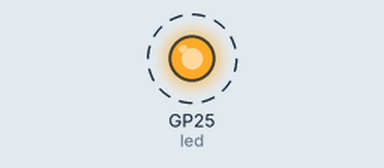
Simulated run of this program. Board: Raspberry Pi Pico running MicroPython. Parts: output pins drawn as LEDs (lit = HIGH). Dashed ring = blinking. The board's own WiFi access point starts at once; what the program prints to the serial console is not drawn.

Above: at 0.2 s.
Timing chart, 0 to 3.0 s (numbered marks = the images above):
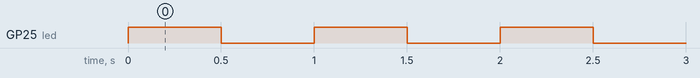

Measured:
- by itself, GP25 (led): alternates HIGH for 0.50 s and LOW for 0.50 s

The program:

servidor_ap_recebimento.py
```python
import network
import socket
import json
import time
import machine
import uasyncio as asyncio

# ==========================================
# Configurações do Access Point e Servidor
# ==========================================
SSID = 'Pico2W_Dashboard'
PASSWORD = 'senha_segura_123'
UDP_PORT = 5005

# ==========================================
# Memória de Estado da Microrede
# ==========================================
# Dicionário para armazenar a telemetria de múltiplos nós (ESP32) simultaneamente.
# Estrutura: {'192.168.4.2': {'v': 220.5, 'i': 10.1, 'last_seen': 123456}}
clients_data = {}

def setup_ap():
    """
    Configura o Raspberry Pi Pico 2 W como roteador da rede local (Access Point).
    """
    ap = network.WLAN(network.AP_IF)

    # Fixamos o canal (ex: 6) para evitar pular de frequência e estabilizar os nós
    ap.config(essid=SSID, password=PASSWORD, channel=6)
    ap.active(True)

    # Comando específico do rádio CYW43439 (Pico W) para melhorar latência e estabilidade
    try:
        ap.config(pm=0xa11140) # Desativa Power Management (evita cortes no Wi-Fi)
    except Exception as e:
        print("Aviso de PM ignorado:", e)

    # Aguarda a interface subir fisicamente
    while not ap.active():
        time.sleep(0.1)

    print(f"AP Iniciado. IP: {ap.ifconfig()[0]}")
    return ap.ifconfig()[0]

async def udp_listener():
    """
    Ouve a rede continuamente à procura de datagramas UDP sem bloquear o event loop.
    Decodifica a string de potência e atualiza o dicionário de supervisão.
    """
    sock = socket.socket(socket.AF_INET, socket.SOCK_DGRAM)
    sock.bind(('0.0.0.0', UDP_PORT))
    sock.setblocking(False) # Fundamental para não travar o uasyncio

    print(f"Ouvindo UDP na porta {UDP_PORT}...")

    while True:
        try:
            # Tenta ler o buffer do socket
            data, addr = sock.recvfrom(1024)
            ip_client = addr[0]
            msg = data.decode('utf-8').split(',')

            # Valida se o pacote possui o formato correto (Tensão, Corrente)
            if len(msg) == 2:
                # Atualiza os dados ou registra um novo nó inversor no dicionário
                clients_data[ip_client] = {
                    'v': float(msg[0]),
                    'i': float(msg[1]),
                    'last_seen': time.ticks_ms() # Carimbo de tempo para o timeout
                }
        except OSError:
            pass # Lança exceção silenciosa caso a fila de recepção esteja vazia

        # Cede controle ao scheduler para permitir a execução do Web Server e do Watchdog
        await asyncio.sleep_ms(10)

async def cleanup_offline_clients():
    """
    Monitora a atividade dos nós. Remove do dicionário qualquer ESP32
    que não envie dados por mais de 5 segundos (timeout).
    """
    while True:
        agora = time.ticks_ms()
        ips_para_remover = []

        # Varre o dicionário identificando nós inativos
        for ip, dados in clients_data.items():
            if time.ticks_diff(agora, dados['last_seen']) > 5000:
                ips_para_remover.append(ip)

        # Executa a limpeza
        for ip in ips_para_remover:
            print(f"ESP32 [{ip}] desconectado/removido.")
            del clients_data[ip]

        # Varredura executada a cada 2 segundos para economizar processamento
        await asyncio.sleep(2)

async def serve_http(reader, writer):
    """
    Servidor Web Assíncrono com API REST integrada.
    Responde às requisições HTTP da interface de supervisão (Dashboard).
    """
    request_line = await reader.readline()
    while await reader.readline() != b"\r\n": pass # Limpa o cabeçalho HTTP do buffer

    req = request_line.decode().split(' ')
    if len(req) > 1:
        path = req[1]

        # ROTA 1: API REST (Backend) - Entrega a telemetria em formato JSON
        if path == '/api/dados':
            response = json.dumps(clients_data)
            await writer.awrite("HTTP/1.0 200 OK\r\nContent-Type: application/json\r\n\r\n")
            await writer.awrite(response)

        # ROTA 2: Single Page Application (Frontend) - Entrega o HTML da Dashboard
        else:
            html = """HTTP/1.0 200 OK\r\nContent-Type: text/html\r\n\r\n
            <!DOCTYPE html><html><head><title>Monitor Multi-Nó</title>
            <style>body{font-family: Arial; background: #f4f4f4; text-align: center;}
            .card{background: white; padding: 20px; margin: 10px; border-radius: 8px; display: inline-block;}</style>
            </head><body>
            <h1>Dashboard Multi-ESP32</h1>
            <div id="container">Aguardando dados...</div>
            <script>
                // O Javascript realiza polling na rota JSON a cada 1 segundo para atualizar o DOM
                setInterval(() => {
                    fetch('/api/dados').then(res => res.json()).then(data => {
                        let html = '';
                        for (let ip in data) {
                            html += `<div class="card">
                                <h3>ESP32: ${ip}</h3>
                                <p>Tensao: <b style="color:red">${data[ip].v} V</b></p>
                                <p>Corrente: <b style="color:blue">${data[ip].i} A</b></p>
                            </div>`;
                        }
                        if(Object.keys(data).length === 0) html = "Nenhum sensor conectado.";
                        document.getElementById('container').innerHTML = html;
                    });
                }, 1000);
            </script>
            </body></html>"""
            await writer.awrite(html)

    # Encerra a conexão HTTP após servir a requisição
    await writer.aclose()

async def blink_pico():
    """
    Sinalização de vida (Heartbeat). Pisca o LED onboard do Pico W
    indicando que o sistema operacional de tempo real (RTOS/Scheduler) não travou.
    """
    led = machine.Pin("LED", machine.Pin.OUT)
    while True:
        led.value(not led.value())
        await asyncio.sleep_ms(500)

async def main():
    """
    Entrypoint do sistema. Inicializa o rádio, agenda as tarefas assíncronas
    e levanta o servidor HTTP na porta 80.
    """
    setup_ap()

    # Cria as tarefas concorrentes no scheduler do uasyncio
    asyncio.create_task(udp_listener())
    asyncio.create_task(cleanup_offline_clients())
    asyncio.create_task(blink_pico())

    print("Iniciando Servidor Web na porta 80...")
    await asyncio.start_server(serve_http, '0.0.0.0', 80)

    # Mantém o event loop principal operando indefinidamente
    while True:
        await asyncio.sleep(3600)

try:
    asyncio.run(main())
except KeyboardInterrupt:
    print("Sistema encerrado.")
```
